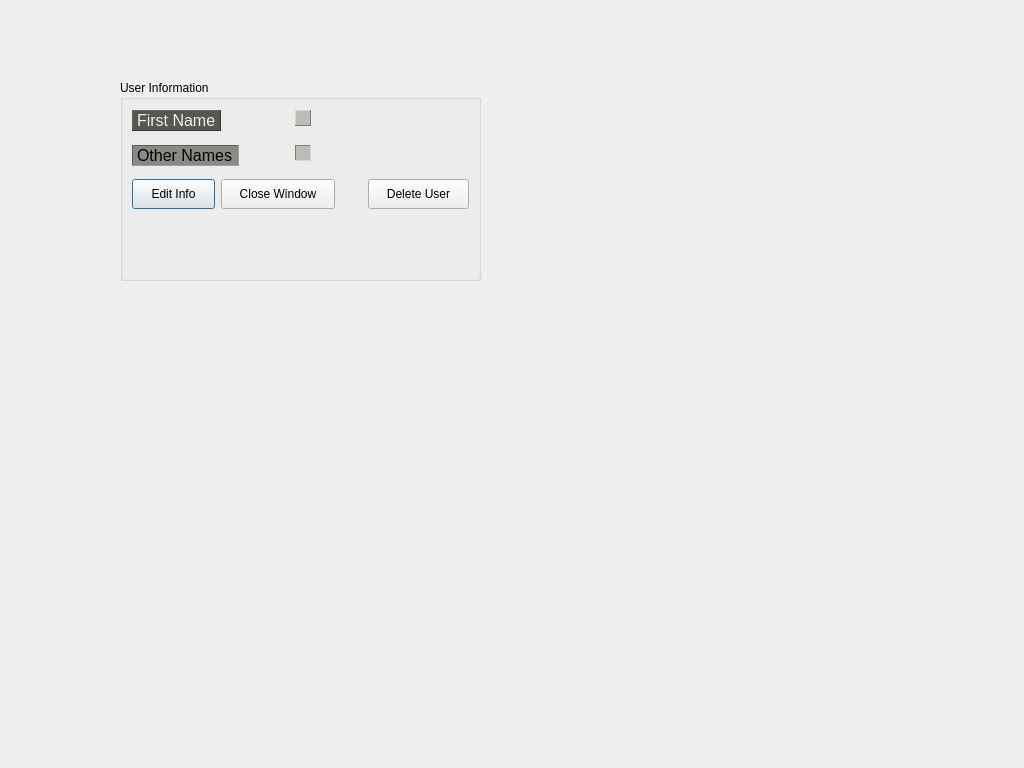
<?xml version="1.0" encoding="UTF-8"?>
<ui version="4.0">
 <class>Template</class>
 <widget class="QDialog" name="Template">
  <property name="geometry">
   <rect>
    <x>0</x>
    <y>0</y>
    <width>1024</width>
    <height>768</height>
   </rect>
  </property>
  <property name="windowTitle">
   <string>Dialog</string>
  </property>
  <widget class="QLabel" name="label_2">
   <property name="geometry">
    <rect>
     <x>20</x>
     <y>30</y>
     <width>481</width>
     <height>311</height>
    </rect>
   </property>
   <property name="styleSheet">
    <string notr="true">border-image: url(:/resources/background/picklit.jpg);</string>
   </property>
   <property name="text">
    <string/>
   </property>
  </widget>
  <widget class="QGroupBox" name="groupBox">
   <property name="geometry">
    <rect>
     <x>120</x>
     <y>80</y>
     <width>361</width>
     <height>201</height>
    </rect>
   </property>
   <property name="title">
    <string>User Information</string>
   </property>
   <widget class="QLabel" name="lbl_first_name">
    <property name="geometry">
     <rect>
      <x>12</x>
      <y>30</y>
      <width>89</width>
      <height>21</height>
     </rect>
    </property>
    <property name="font">
     <font>
      <pointsize>12</pointsize>
     </font>
    </property>
    <property name="styleSheet">
     <string notr="true">background-color: rgb(85, 87, 83);
color: rgb(238, 238, 236);</string>
    </property>
    <property name="frameShape">
     <enum>QFrame::Panel</enum>
    </property>
    <property name="frameShadow">
     <enum>QFrame::Raised</enum>
    </property>
    <property name="text">
     <string>First Name</string>
    </property>
   </widget>
   <widget class="QLabel" name="lbl_other_names">
    <property name="geometry">
     <rect>
      <x>12</x>
      <y>65</y>
      <width>107</width>
      <height>21</height>
     </rect>
    </property>
    <property name="font">
     <font>
      <pointsize>12</pointsize>
     </font>
    </property>
    <property name="styleSheet">
     <string notr="true">background-color: rgb(136, 138, 133);</string>
    </property>
    <property name="frameShape">
     <enum>QFrame::Panel</enum>
    </property>
    <property name="frameShadow">
     <enum>QFrame::Sunken</enum>
    </property>
    <property name="text">
     <string>Other Names</string>
    </property>
   </widget>
   <widget class="QPushButton" name="btn_edit_view">
    <property name="geometry">
     <rect>
      <x>12</x>
      <y>99</y>
      <width>83</width>
      <height>30</height>
     </rect>
    </property>
    <property name="text">
     <string>Edit Info</string>
    </property>
    <property name="icon">
     <iconset resource="resources.qrc">
      <normaloff>:/resources/icons/edit-icon.png</normaloff>:/resources/icons/edit-icon.png</iconset>
    </property>
    <property name="iconSize">
     <size>
      <width>24</width>
      <height>24</height>
     </size>
    </property>
   </widget>
   <widget class="QPushButton" name="btn_close_view">
    <property name="geometry">
     <rect>
      <x>101</x>
      <y>99</y>
      <width>114</width>
      <height>30</height>
     </rect>
    </property>
    <property name="text">
     <string>Close Window</string>
    </property>
    <property name="icon">
     <iconset resource="resources.qrc">
      <normaloff>:/resources/icons/signs (3).png</normaloff>:/resources/icons/signs (3).png</iconset>
    </property>
    <property name="iconSize">
     <size>
      <width>24</width>
      <height>24</height>
     </size>
    </property>
   </widget>
   <widget class="QLabel" name="view_first_name">
    <property name="geometry">
     <rect>
      <x>175</x>
      <y>30</y>
      <width>16</width>
      <height>16</height>
     </rect>
    </property>
    <property name="styleSheet">
     <string notr="true">background-color: rgb(186, 189, 182);</string>
    </property>
    <property name="frameShape">
     <enum>QFrame::Panel</enum>
    </property>
    <property name="frameShadow">
     <enum>QFrame::Raised</enum>
    </property>
    <property name="text">
     <string/>
    </property>
   </widget>
   <widget class="QLabel" name="view_other_names">
    <property name="geometry">
     <rect>
      <x>175</x>
      <y>65</y>
      <width>16</width>
      <height>16</height>
     </rect>
    </property>
    <property name="styleSheet">
     <string notr="true">background-color: rgb(186, 189, 182);</string>
    </property>
    <property name="frameShape">
     <enum>QFrame::Panel</enum>
    </property>
    <property name="frameShadow">
     <enum>QFrame::Sunken</enum>
    </property>
    <property name="text">
     <string/>
    </property>
   </widget>
   <widget class="QPushButton" name="btn_delete_user">
    <property name="geometry">
     <rect>
      <x>248</x>
      <y>99</y>
      <width>101</width>
      <height>30</height>
     </rect>
    </property>
    <property name="text">
     <string>Delete User</string>
    </property>
    <property name="icon">
     <iconset resource="resources.qrc">
      <normaloff>:/resources/icons/icons8-delete-bin-96.png</normaloff>:/resources/icons/icons8-delete-bin-96.png</iconset>
    </property>
    <property name="iconSize">
     <size>
      <width>24</width>
      <height>24</height>
     </size>
    </property>
   </widget>
  </widget>
  <widget class="QLabel" name="label">
   <property name="geometry">
    <rect>
     <x>0</x>
     <y>30</y>
     <width>101</width>
     <height>101</height>
    </rect>
   </property>
   <property name="styleSheet">
    <string notr="true">border-image: url(:/resources/icons/Logo2.png);</string>
   </property>
   <property name="text">
    <string/>
   </property>
  </widget>
 </widget>
 <resources>
  <include location="resources.qrc"/>
 </resources>
 <connections/>
</ui>
